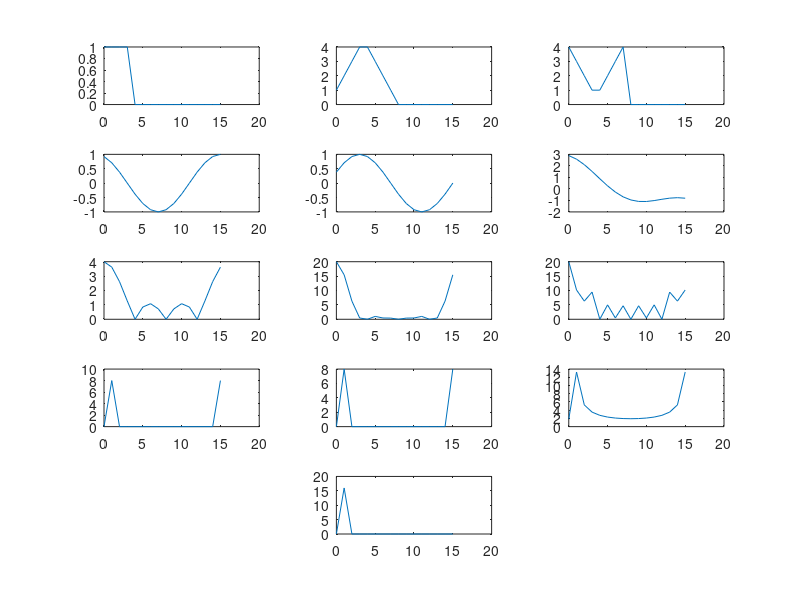

Recreate this plot in MATLAB.
clc;
clear;

N=16;
pi = 3.14159267;
lable = [0:N-1];

x1 = [[1,1,1,1],zeros(1,N-4)];
x2 = [[1,2,3,4,4,3,2,1],zeros(1,N-8)];
x3 = [[4,3,2,1,1,2,3,4],zeros(1,N-8)];
x4 = cos(pi/8*[1:N]);
x5 = sin(pi/8*[1:N]);
x6 = cos(pi/8*[1:N])+cos(pi/16*[1:N])+cos(pi/20*[1:N]);

subplot(5,3,1)
plot(lable,x1)
subplot(5,3,2)
plot(lable,x2)
subplot(5,3,3)
plot(lable,x3)
subplot(5,3,4)
plot(lable,x4)
subplot(5,3,5)
plot(lable,x5)
subplot(5,3,6)
plot(lable,x6)

subplot(5,3,7)
plot(lable,abs(fft(x1)))
subplot(5,3,8)
plot(lable,abs(fft(x2)))
subplot(5,3,9)
plot(lable,abs(fft(x3)))
subplot(5,3,10)
plot(lable,abs(fft(x4)))
subplot(5,3,11)
plot(lable,abs(fft(x5)))
subplot(5,3,12)
plot(lable,abs(fft(x6)))

x = x4+x5*i
subplot(5,3,14)
plot(lable,abs(fft(x)))

% subplot(5,3,1)
% plot(lable,x1)
% subplot(5,3,2)
% plot(lable,x2)
% subplot(5,3,3)
% plot(lable,x3)
% subplot(5,3,4)
% plot(lable,x4)
% subplot(5,3,5)
% plot(lable,x5)
% subplot(5,3,6)
% plot(lable,x6)
% 
% subplot(5,3,7)
% plot(lable,phase(fft(x1)))
% subplot(5,3,8)
% plot(lable,phase(fft(x2)))
% subplot(5,3,9)
% plot(lable,phase(fft(x3)))
% subplot(5,3,10)
% plot(lable,phase(fft(x4)))
% subplot(5,3,11)
% plot(lable,phase(fft(x5)))
% subplot(5,3,12)
% plot(lable,phase(fft(x6)))
% 
% x = x4+x5*i
% subplot(5,3,14)
% plot(lable,phase(fft(x)))
% 
